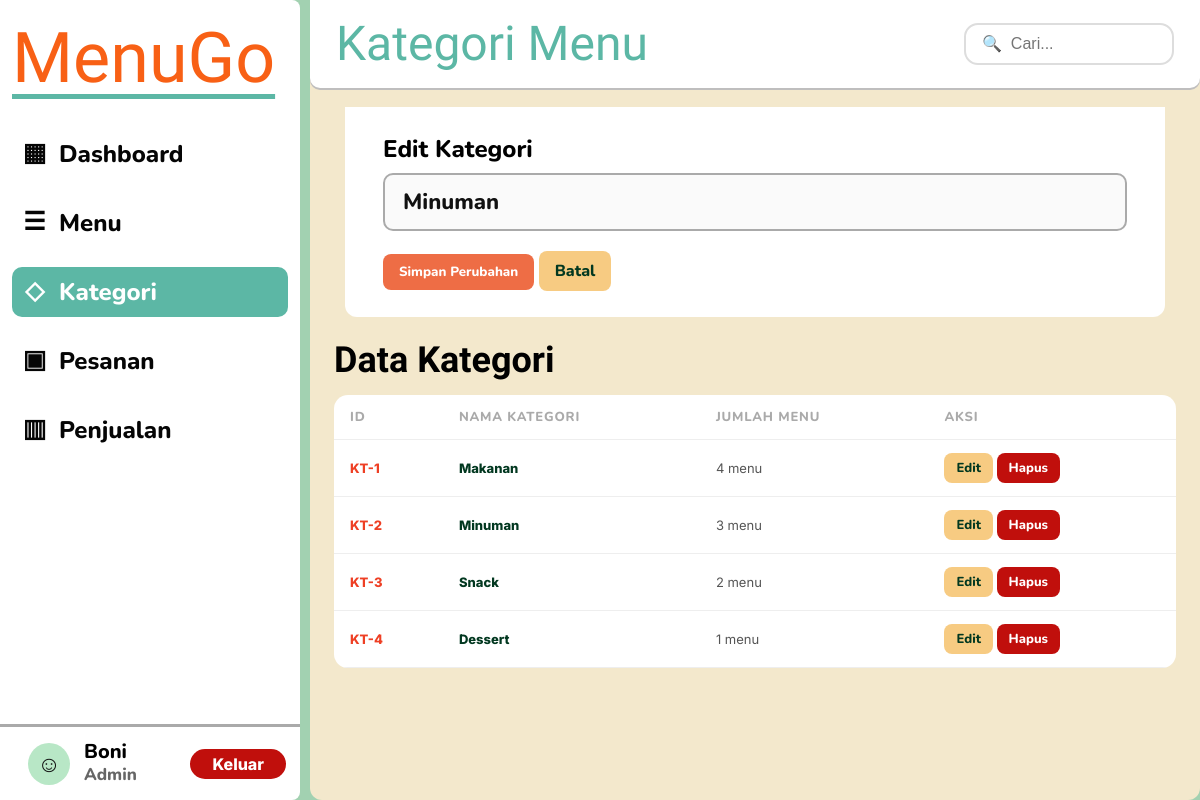
/kategori.php?edit=2 (signed in), run on the app's committed database.
### tables this page shows
CREATE TABLE kategori (
  id_kategori INT AUTO_INCREMENT PRIMARY KEY,
  nama_kategori VARCHAR(100) NOT NULL
);

### config.php (called while the page is built, shortened)
<?php
$host = 'localhost';
$user = 'root';
$pass = '';
$db   = 'menugo_db';
$conn = mysqli_connect($host, $user, $pass, $db);
function esc($v){ global $conn; return mysqli_real_escape_string($conn, trim($v)); }
?>

### kategori.php (the view, shortened to what this page needs)
<?php require 'config.php'; need_login(); require 'layout.php';
$edit=null;
if(isset($_GET['edit'])){
  $r=mysqli_query($conn,"SELECT * FROM kategori WHERE id_kategori=".(int)$_GET['edit']);
  $edit=mysqli_fetch_assoc($r);
}
render_header('Kategori Menu','kategori'); $qterm=esc($_GET['q']??'');
?>
<div class="formbox" style="margin-bottom:24px"><form method="post">
  <div class="formgroup">
    <label><?= $edit?'Edit':'Tambah' ?> Kategori</label>
  <input class="input" name="nama_kategori" required placeholder="cth. Makanan" value="<?= htmlspecialchars($edit['nama_kategori'] ?? '') ?>">
</div>
<button class="btn btn-primary"><?= $edit?'Simpan Perubahan':'Tambah Kategori' ?></button>
<?php if($edit){ ?><a class="btn" href="kategori.php">Batal</a><?php } ?></form></div>
<h1 class="section-title">Data Kategori</h1><table class="table">
  <tr>
    <th>ID</th>
    <th>Nama Kategori</th>
    <th>Jumlah Menu</th>
    <th>Aksi</th>
  </tr>
  <?php
  $sql="SELECT k.*, COUNT(m.id_menu) jumlah FROM kategori k
    LEFT JOIN menu m ON k.id_kategori=m.id_kategori".($qterm?"
    WHERE k.nama_kategori LIKE '%$qterm%'":'')."
    GROUP BY k.id_kategori ORDER BY k.id_kategori";
  $res=mysqli_query($conn,$sql);
  while($k=mysqli_fetch_assoc($res)){
    echo "<tr>
    <td class='code'>KT-{$k['id_kategori']}</td><td><b>{$k['nama_kategori']}</b></td><td>{$k['jumlah']} menu</td><td><a class='btn btn-small' href='kategori.php?edit={$k['id_kategori']}'>Edit</a> <a class='btn btn-red btn-small' onclick=\"return confirm('Hapus kategori?')\" href='kategori.php?hapus={$k['id_kategori']}'>Hapus</a></td></tr>"; } ?></table>

### layout.php (style rules this page uses)
:root { --bg:#A2D1B1;--cream:#F3E8CC;--brand:#F86015;--mint:#5CB7A5;--green:#023820;--darkgreen:#19532B;--red:#EE3F24;--orange:#EEAB43;--blue:#3778EB;--text:#0e0e0e;--muted:#8A8A8A; }
* { box-sizing:border-box;margin:0;padding:0 }
body { font-family:Inter,Arial,sans-serif;background:var(--bg);color:var(--green);min-height:100vh;overflow-x:hidden }
.section-title { font-family:Boogaloo,cursive;font-size:36px;line-height:1.1;color:#000;margin:22px 0 14px }
.table { width:100%;border-collapse:collapse;background:white;border-radius:14px;overflow:hidden }
.table th,.table td { padding:13px 16px;border-bottom:1px solid #eee;text-align:left;font-size:13px }
.table th { font-family:Nunito,Inter,sans-serif;color:#aaa;text-transform:uppercase;letter-spacing:.8px;font-weight:800 }
.table td { color:#555 }
.table b,.price { color:var(--green);font-weight:800 }
.code { color:var(--red)!important;font-weight:800 }
.btn { display:inline-block;border:0;border-radius:8px;padding:9px 16px;text-decoration:none;color:var(--green);background:#F7CB82;font-family:Nunito,Inter,sans-serif;font-weight:800;cursor:pointer }
.btn-primary { background:#EE6D45;color:#fff }
.btn-red { background:#C00F0C;color:#fff }
.btn-small { padding:6px 12px;font-size:13px }
.formbox { background:#fff;border-radius:0 0 12px 12px;padding:26px 38px;max-width:820px;margin:0 auto }
.formgroup { margin-bottom:20px }
.formgroup label { display:block;font-family:Nunito,Inter,sans-serif;font-size:24px;font-weight:800;color:#000;margin-bottom:8px }
.input,select,textarea { width:100%;border:2px solid #aaa;border-radius:10px;padding:12px 18px;font-size:22px;font-family:Nunito,Inter,sans-serif;font-weight:800;background:#fafafa;color:#111 }

### data on the page
kategori: nama_kategori "Minuman", id_kategori "2", jumlah "3"
kategori: id_kategori "1", nama_kategori "Makanan", jumlah "4"
kategori: id_kategori "3", nama_kategori "Snack", jumlah "2"
kategori: id_kategori "4", nama_kategori "Dessert", jumlah "1"

### other printed values
$it[3] "▦"
$it[2] "Dashboard"
$it[3] "☰"
$it[2] "Menu"
$it[3] "◇"
$it[2] "Kategori"
$it[3] "▣"
$it[2] "Pesanan"
$it[3] "▥"
$it[2] "Penjualan"
$nama "Boni"
$title "Kategori Menu"
